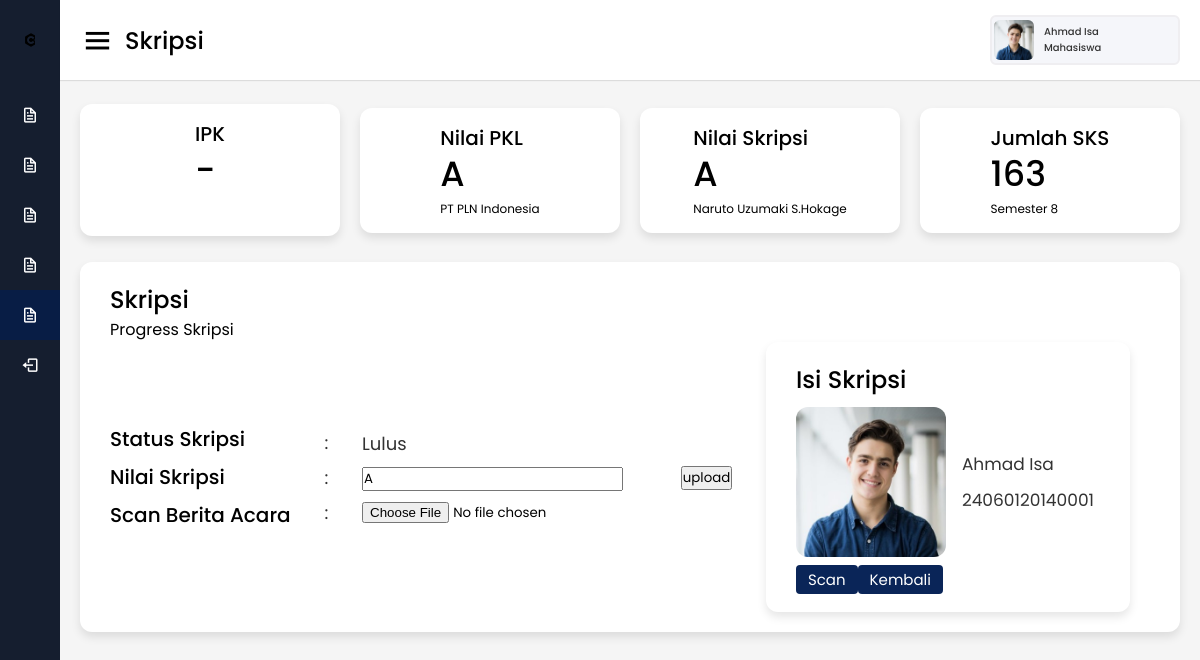
The app's page /Mahasiswa/skripsiProgress.php?nim=24060120140001 (signed in) with its own data.
### tables this page shows
CREATE TABLE `skripsi` (
  `NIM` varchar(100) NOT NULL,
  `smt` int(11) NOT NULL,
  `status` varchar(100) NOT NULL DEFAULT '-',
  `nilai_skripsi` varchar(100) NOT NULL DEFAULT '-',
  `tgl_sidang` date NOT NULL,
  `berita_acara` varchar(100) DEFAULT NULL,
  `dospem` varchar(100) NOT NULL DEFAULT '-',
  `file_skripsi` varchar(255) DEFAULT NULL
);

CREATE TABLE `mahasiswa` (
  `NIM` varchar(100) NOT NULL,
  `nama_mhs` varchar(100) NOT NULL,
  `email` varchar(100) NOT NULL,
  `alamat` varchar(100) NOT NULL,
  `no_telp` varchar(100) NOT NULL,
  `angkatan` varchar(100) NOT NULL,
  `status` varchar(100) NOT NULL,
  `foto` varchar(100) NOT NULL,
  `jalur_masuk` varchar(100) NOT NULL,
  `kode_kota_kab` int(100) NOT NULL,
  `username` varchar(100) NOT NULL,
  `NIP_doswal` varchar(100) DEFAULT NULL,
  `NIP_dospem_pkl` varchar(100) DEFAULT NULL,
  `NIP_dospem_skripsi` varchar(100) DEFAULT NULL
);

CREATE TABLE `khs` (
  `NIM` varchar(100) NOT NULL,
  `smt` int(11) NOT NULL,
  `status` varchar(100) NOT NULL DEFAULT '-',
  `jml_sks` int(11) NOT NULL,
  `ips` varchar(100) NOT NULL DEFAULT '-',
  `jml_sksk` int(11) NOT NULL,
  `ipk` varchar(100) NOT NULL DEFAULT '-',
  `file_khs` varchar(255) DEFAULT NULL,
  `validasi` varchar(100) NOT NULL DEFAULT 'Belum Divalidasi'
);

CREATE TABLE `pkl` (
  `NIM` varchar(100) NOT NULL,
  `smt` int(11) NOT NULL,
  `status` varchar(100) NOT NULL,
  `nilai_pkl` varchar(100) DEFAULT NULL,
  `berita_acara` varchar(100) DEFAULT NULL,
  `file_pkl` varchar(100) DEFAULT NULL,
  `instansi` varchar(100) NOT NULL,
  `lama_pkl` varchar(100) NOT NULL,
  `bagian` varchar(100) NOT NULL,
  `tgl_sidang` date NOT NULL
);

### Mahasiswa/header.php (called while the page is built, shortened)
<?php
$NIM = $_GET['nim'];
?>

### Mahasiswa/skripsiProgress.php (the view, shortened to what this page needs)
<!DOCTYPE html>
<html lang="en" dir="ltr">
<head>
  <link rel="stylesheet" href="style.css">
  <link href='https://unpkg.com/boxicons@2.0.7/css/boxicons.min.css' rel='stylesheet'>
</head>
<?php
  include('header.php');
  ?>
<body>
<form action="" method="post" enctype="multipart/form-data">
  <div class="sidebar">
    <div class="logo-details">
      <img class="bx bxl-c-plus-plus logoundip" src="images/u.png" alt="">
      <span class="logo_name">UNIVERSITAS DIPONEGORO</span>
    </div>
    <ul class="nav-links">
      <li>
        <?php
          echo '<a href="profil_mahasiswa.php?nim='.$NIM.'" >';
          echo '<i class="bx bx-file"></i>';
          echo '<span class="links_name">Profile</span>';
          echo '</a>';
        ?>
      </li>
      <li>
        <?php
          echo '<a href="irs.php?nim='.$NIM.'">';
          echo '<i class="bx bx-file"></i>';
          echo '<span class="links_name">IRS</span>';
          echo '</a>';
        ?>
      </li>
      <li>
        <?php
          echo '<a href="khs.php?nim='.$NIM.'">';
          echo '<i class="bx bx-file"></i>';
          echo '<span class="links_name">KHS</span>';
          echo '</a>';
        ?>
      </li>
      <li>
        <?php
        echo '<a href="pkl.php?nim='.$NIM.'">';
        echo '<i class="bx bx-file"></i>';
        echo '<span class="links_name">PKL</span>';
        echo '</a>';
        ?>
      </li>
      <li>
        <?php
        echo '<a href="skripsi.php?nim='.$NIM.'" class="active">';
        echo '<i class="bx bx-file"></i>';
        echo '<span class="links_name">Skripsi</span>';
        echo '</a>';
        ?>
      </li>
      <li>
        <a href="../Login/logout.php">
          <i class='bx bx-log-out'></i>
          <span class="links_name">Logout</span>
        </a>
      </li>
    </ul>
  </div>
  <?php
  $pkl = mysqli_query($koneksi, "SELECT * FROM pkl
  WHERE pkl.NIM = '$NIM'; ");
  $mhs = mysqli_query($koneksi, "SELECT * FROM mahasiswa
  WHERE mahasiswa.NIM = '$NIM'; ");
  $khs = mysqli_query($koneksi, "SELECT * FROM khs
  WHERE khs.NIM = '$NIM' ORDER BY smt DESC; ");
  $skripsi = mysqli_query($koneksi, "SELECT * FROM skripsi
  WHERE skripsi.NIM = '$NIM'; ");
  ?>
  <?php
  while($arr_mhs = mysqli_fetch_array($mhs)):
  while($arr_khs = mysqli_fetch_array($khs)):
  while($arr_pkl = mysqli_fetch_array($pkl)):
  while($arr_skripsi = mysqli_fetch_array($skripsi)):
  ?>
  <section class="home-section">
  <nav>
      <div class="sidebar-button">
        <i class='bx bx-menu sidebarBtn'></i>
        <span class="dashboard">Skripsi</span>
      </div>
      <div class="profile-details">
        <img src="images/<?= $arr_mhs['foto']; ?>" alt="">
        <span class="admin_name"><?= $arr_mhs['nama_mhs']; ?><br>Mahasiswa</span>
      </div>
    </nav>
    <div class="home-content">
      <div class="overview-boxes">
        <div class="box">
          <div class="right-side">
            <div class="box-topic">IPK</div>
            <div class="number"><?= $arr_khs['ipk']; ?></div>
            <div class="indicator">
              <br>
            </div>
          </div>
        </div>
        <div class="box">
          <div class="right-side">
            <div class="box-topic">Nilai PKL</div>
            <div class="number"><?= $arr_pkl['nilai_pkl']; ?></div>
            <div class="indicator">
              <span class="text"><?= $arr_pkl['instansi']; ?></span>
            </div>
          </div>
        </div>
        <div class="box">
          <div class="right-side">
            <div class="box-topic">Nilai Skripsi</div>
            <div class="number"><?= $arr_skripsi['nilai_skripsi']; ?></div>
            <div class="indicator">
              <span class="text"><?= $arr_skripsi['dospem']; ?></span>
            </div>
          </div>
        </div>
        <div class="box">
          <div class="right-side">
            <div class="box-topic">Jumlah SKS</div>
            <div class="number"><?= $arr_khs['jml_sksk']; ?></div>
            <div class="indicator">
              <span class="text">Semester <?= $arr_khs['smt']; ?></span>
            </div>
          </div>
        </div>
      </div>
      <div class="sales-boxes">
        <div class="recent-sales box">
          <div class="title">Skripsi</div>
          <div class="topic">Progress Skripsi</div>
          <div class="sales-details">
            <ul class="details">
              <li class="topic">Status Skripsi</li>
              <li class="topic">Nilai Skripsi</li>
              <li class="topic">Scan Berita Acara</li>
            </ul>
            <ul class="details">
              <li><a href="#">:</a></li>
              <li><a href="#">:</a></li>
              <li><a href="#">:</a></li>
            </ul>
            <ul class="details">
              <li><a ><?= $arr_skripsi['status']; ?></a></li>
              <li><input type="text" name="nilai" value="<?= $arr_skripsi['nilai_skripsi']; ?>"></li>
              <li><input type="file" name="NamaFile"></li>
            </ul>
            <ul>
              <input type="submit" name="proses" value="upload">
            </ul>
            <?php endwhile?>
            <div class="top-sales box">
              <table>
                <div class="title">Isi Skripsi</div>
                <ul class="top-sales-details">
                  <li>
                    <a href="#">
                      <img src="images/<?= $arr_mhs['foto']; ?>" alt="">
                    </a>
                  <ul>
                    <li><span class="product"><?= $arr_mhs['nama_mhs']; ?></span></li>
                    <li><span class="price"><?= $arr_mhs['NIM']; ?></span></li>
                  </ul>
                  <br>
                  </li>
                  <?php endwhile?>
                  <?php endwhile?>
                  <?php endwhile?>
                  <?php
                  echo '<a href="scanskripsi.php?nim='.$NIM.'" class="tombol">Scan</a>';
                  echo '<a href="skripsi.php?nim='.$NIM.'" class="tombol">Kembali</a>';
                  ?>
                </ul>
              </div>
          </div>
        </div>
      </div>
    </div>
  </section>
</form>
</body>
</html>

### records on screen
khs: ipk "-", jml_sksk "163", smt "8"
pkl: nilai_pkl "A", instansi "PT PLN Indonesia", NIM.foto (picture), NIM.nama_mhs "Ahmad Isa", NIM.NIM "24060120140001"
skripsi: NIM.foto (picture), NIM.nama_mhs "Ahmad Isa", nilai_skripsi "A", dospem "Naruto Uzumaki S.Hokage", status "Lulus", nilai "A"
